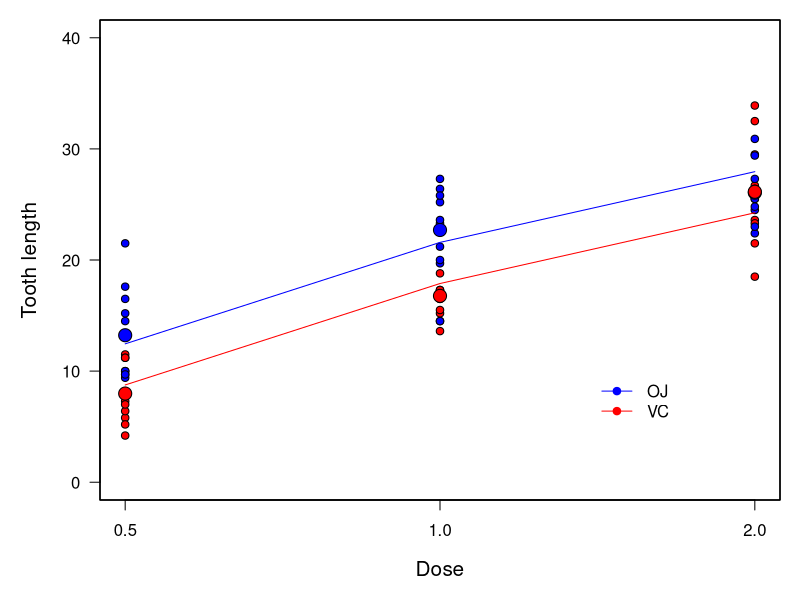
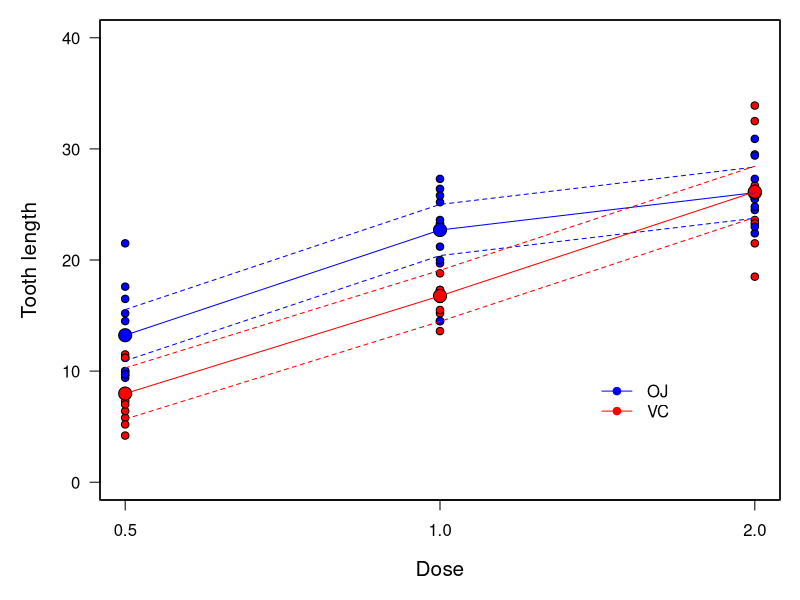

Source code (R) for these figures, in order:
## ---- chunk 1

## ---- chunk 2
# Convert the dose variable to a factor
  ToothGrowth$dose = as.factor(ToothGrowth$dose)
## ---- chunk 3
# Load the ToothGrowth dataset
  data("ToothGrowth")
  
# Convert dose to factor
  ToothGrowth$dose = as.factor(ToothGrowth$dose)    
    
# Run the model
  tooth.mod=lm(len~supp+dose, data=ToothGrowth)

# Get all combinations of the unique values for supplement type and dose
    levels = expand.grid(unique(ToothGrowth$supp), unique(ToothGrowth$dose))
  
# Give the new df names. These names have to match the names of the variables
# used in fitting the model
  names(levels) = c('supp', 'dose')
  
# Sort the dataframe by supplement for ease of plotting later on
  levels = levels[with(levels, order(supp)), ]  
    
# Get the observed means
  library(plyr)
  mus = ddply(ToothGrowth, c('supp', 'dose'), summarize, mean=mean(len))
  
# Make predictions from these data. Because we are interested in
# comparing the different levels here, we can look at 95% CIs instead
# of prediction intervals.
  dpreds = predict(object=tooth.mod, newdata=levels, interval='confidence')
# Now plot the predictions from this model
  # Set graphical parameters
    par(mfrow=c(1,1), mar=c(5,5,1,1))
  # Plot the raw data by supp and dose
    plot(x=as.numeric(ToothGrowth$dose), y=ToothGrowth$len, type='p',
        pch=21, bg=c('blue', 'red')[c(ToothGrowth$supp)],
        ylim=c(0,40), ylab='', xlab='', yaxt='n', xaxt='n')
  # Plot the means for Halogen lights by resin type
    par(new=TRUE)
    plot(mus$mean[mus$supp=='OJ'], pch=21, bg='blue',
      ylim=c(0,40), ylab='', xlab='', yaxt='n', xaxt='n', cex=1.75)
  # Plot the means for LED lights by resin type
    par(new=TRUE)
    plot(mus$mean[mus$supp=='VC'], pch=21, bg='red',
      ylim=c(0,40), ylab='', xlab='', yaxt='n', xaxt='n', cex=1.75)
  # Add lines for the mean and prediction intervals for halogen
    lines(dpreds[1:3,1], col='blue', lty=1)
    #lines(dpreds[1:3,2], col='blue', lty=2)
    #lines(dpreds[1:3,3], col='blue', lty=2)
  # Add lines for the mean and prediction intervals for LED
    lines(dpreds[4:6,1], col='red', lty=1)
    #lines(dpreds[4:6,2], col='red', lty=2)
    #lines(dpreds[4:6,3], col='red', lty=2)
  # Add x and y axes
    axis(side = 1, at=c(1,2,3), labels=c('0.5','1.0','2.0'))
    axis(side = 2, las=2)
  # Add labels
    mtext('Dose', side=1, line=3, cex=1.25)
    mtext('Tooth length', side=2, line=3, cex=1.25)
  # Let us have a legend
    legend(x=2.5, y=10, legend = c('OJ', 'VC'), lty=1, pch=21,
      col=c('blue', 'red'), pt.bg=c('blue', 'red'), bty='n')
## ---- chunk 4
# First, we need to get all combinations of the unique values for supplement
# type and dose
  # To do this, we will use the 'expand.grid' function. Note that we are
  # basically telling R to cross tabulate all of the unique values of 
  # supplement type with all of the unique values of dose
    levels = expand.grid(unique(ToothGrowth$supp), unique(ToothGrowth$dose))
  
  # Give the new df names. These names have to match the names of the variables
  # used in fitting the model
    names(levels) = c('supp', 'dose')
  # Sort the dataframe by supplement for ease of plotting later on
    levels = levels[with(levels, order(supp)), ]  
## ---- chunk 5
# Load the ToothGrowth dataset
  data("ToothGrowth")
  
# Convert dose to factor
  ToothGrowth$dose = as.factor(ToothGrowth$dose)    
    
# Run the model
  tooth.mod=lm(len~supp*dose, data=ToothGrowth)

# Get all combinations of the unique values for supplement type and dose
    levels = expand.grid(unique(ToothGrowth$supp), unique(ToothGrowth$dose))
  
# Give the new df names. These names have to match the names of the variables
# used in fitting the model
  names(levels) = c('supp', 'dose')
  
# Sort the dataframe by supplement for ease of plotting later on
  levels = levels[with(levels, order(supp)), ]  
    
# Get the observed means
  library(plyr)
  
  mus = ddply(ToothGrowth, c('supp', 'dose'), summarize, mean=mean(len))
# Make predictions from these data. Because we are interested in
# comparing the different levels here, we can look at 95% CIs instead
# of prediction intervals.
  dpreds = predict(object=tooth.mod, newdata=levels, interval='confidence')
# Now plot the predictions from this model
  # Set graphical parameters
    par(mfrow=c(1,1), mar=c(5,5,1,1))
  # Plot the raw data by supp and dose
    plot(x=as.numeric(ToothGrowth$dose), y=ToothGrowth$len, type='p',
        pch=21, bg=c('blue', 'red')[c(ToothGrowth$supp)],
        ylim=c(0,40), ylab='', xlab='', yaxt='n', xaxt='n')
  # Plot the means for Halogen lights by resin type
    par(new=TRUE)
    plot(mus$mean[mus$supp=='OJ'], pch=21, bg='blue',
      ylim=c(0,40), ylab='', xlab='', yaxt='n', xaxt='n', cex=1.75)
  # Plot the means for LED lights by resin type
    par(new=TRUE)
    plot(mus$mean[mus$supp=='VC'], pch=21, bg='red',
      ylim=c(0,40), ylab='', xlab='', yaxt='n', xaxt='n', cex=1.75)
  # Add lines for the mean and prediction intervals for halogen
    lines(dpreds[1:3,1], col='blue', lty=1)
    lines(dpreds[1:3,2], col='blue', lty=2)
    lines(dpreds[1:3,3], col='blue', lty=2)
  # Add lines for the mean and prediction intervals for LED
    lines(dpreds[4:6,1], col='red', lty=1)
    lines(dpreds[4:6,2], col='red', lty=2)
    lines(dpreds[4:6,3], col='red', lty=2)
  # Add x and y axes
    axis(side = 1, at=c(1,2,3), labels=c('0.5','1.0','2.0'))
    axis(side = 2, las=2)
  # Add labels
    mtext('Dose', side=1, line=3, cex=1.25)
    mtext('Tooth length', side=2, line=3, cex=1.25)
  # Let us have a legend
    legend(x=2.5, y=10, legend = c('OJ', 'VC'), lty=1, pch=21,
      col=c('blue', 'red'), pt.bg=c('blue', 'red'), bty='n')
